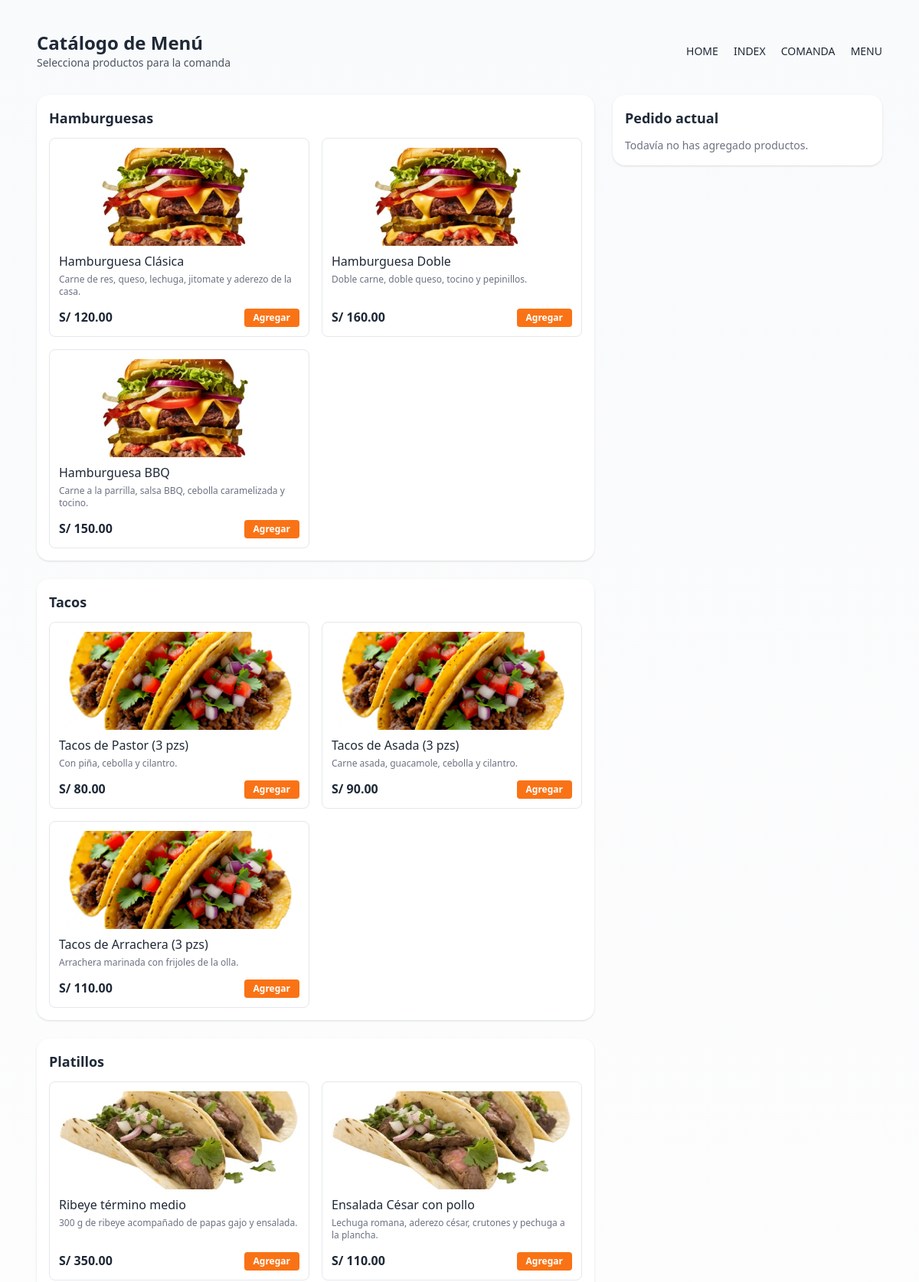
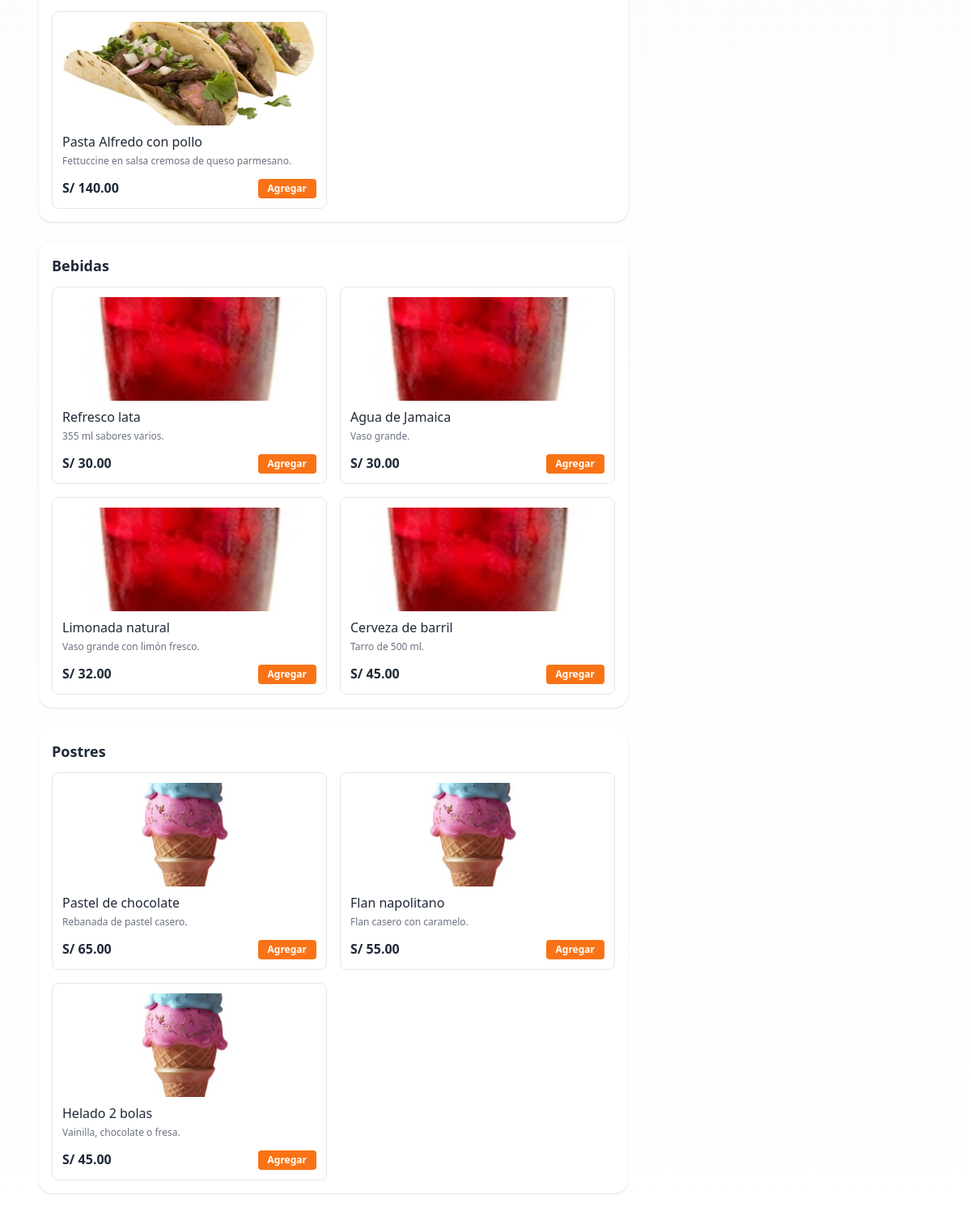
The app's page /menu/ with its own data (2 pictures, top to bottom).
### admin_core_test/models.py (models this page shows, shortened)
class Categoria(models.Model):
    nombre = models.CharField(max_length=100)

class Producto(models.Model):
    categoria = models.ForeignKey(Categoria, on_delete=models.CASCADE, related_name='productos')
    nombre = models.CharField(max_length=150)
    descripcion = models.TextField(blank=True)
    precio = models.DecimalField(max_digits=8, decimal_places=2)

### admin_core_test/views.py (the view)
# urls.py: path('menu/', views.menu, name='menu'),
def menu(request):
    categorias = Categoria.objects.prefetch_related('productos').all()
    cart = _get_cart(request)
    contexto = {
        'categorias': categorias,
        'cart': cart,
    }
    return render(request, 'menu.html', contexto)

### admin_core_test/views.py (called while the page is built)
def _get_cart(request):
    cart = request.session.get('cart', {})
    return cart

### templates/menu.html (shortened to what this page needs)
<!doctype html>
<html lang="es">
<head>
  <script src="https://cdn.tailwindcss.com"></script>
</head>
{% load static %}
<body class="bg-gradient-to-b from-gray-50 to-white text-gray-800 antialiased">
  <div class="max-w-6xl mx-auto px-6 py-10">
    <header class="flex items-center justify-between mb-8">
      <div>
        <h1 class="text-2xl font-extrabold">Catálogo de Menú</h1>
        <p class="text-sm text-gray-600">Selecciona productos para la comanda</p>
      </div>
      <nav class="space-x-4">
        <a href="{% url 'home' %}" class="text-sm font-medium hover:underline">HOME</a>
        <a href="{% url 'index' %}" class="text-sm font-medium hover:underline">INDEX</a>
        <a href="{% url 'comandas' %}" class="text-sm font-medium hover:underline">COMANDA</a>
        <a href="{% url 'menu' %}" class="text-sm font-medium hover:underline">MENU</a>
      </nav>
    </header>
    <main class="grid grid-cols-1 md:grid-cols-3 gap-6">
      <section class="md:col-span-2 space-y-6">
        {% for categoria in categorias %}
        <div class="bg-white rounded-2xl p-4 shadow">
          <h2 class="text-lg font-semibold mb-3">{{ categoria.nombre }}</h2>
          <div class="grid grid-cols-1 md:grid-cols-2 gap-4">
            {% for producto in categoria.productos.all %}
            <div class="border rounded-lg p-3 flex flex-col justify-between">
              <div>
                {% with cat=categoria.nombre|lower %}
                  {% if cat == "hamburguesas" %}
                    <img src="{% static 'img/HambrugerDoble.jpeg' %}" alt="Hamburguesas"
                         class="w-full h-32 object-cover rounded mb-2">
                  {% elif cat == "tacos" %}
                    <img src="{% static 'img/TacoAsada.jpeg' %}" alt="Tacos"
                         class="w-full h-32 object-cover rounded mb-2">
                  {% elif cat == "platillos" %}
                    <img src="{% static 'img/Arrachera.jpeg' %}" alt="Platillos"
                         class="w-full h-32 object-cover rounded mb-2">
                  {% elif cat == "bebidas" %}
                    <img src="{% static 'img/Jamaica.jpeg' %}" alt="Bebidas"
                         class="w-full h-32 object-cover rounded mb-2">
                  {% elif cat == "postres" %}
                    <img src="{% static 'img/Helado.jpeg' %}" alt="Postres"
                         class="w-full h-32 object-cover rounded mb-2">
                  {% else %}
                    <img src="{% static 'img/Pasta.jpeg' %}" alt="Producto"
                         class="w-full h-32 object-cover rounded mb-2">
                  {% endif %}
                {% endwith %}
                <h3 class="font-medium">{{ producto.nombre }}</h3>
                {% if producto.descripcion %}
                <p class="text-xs text-gray-500 mt-1">{{ producto.descripcion }}</p>
                {% endif %}
              </div>
              <div class="mt-3 flex items-center justify-between">
                <span class="font-semibold">S/ {{ producto.precio }}</span>
                <form action="{% url 'add_to_cart' producto.id %}" method="post">
                  <button class="px-3 py-1 text-xs font-semibold rounded bg-orange-500 text-white">
                    Agregar
                  </button>
                </form>
              </div>
            </div>
            {% empty %}
            <p class="text-sm text-gray-500">No hay productos en esta categoría.</p>
            {% endfor %}
          </div>
        </div>
        {% endfor %}
      </section>
      <aside class="bg-white rounded-2xl p-4 shadow h-fit">
        <h2 class="text-lg font-semibold mb-3">Pedido actual</h2>
        {% if cart %}
          <ul class="text-sm space-y-1">
            {% for pid, data in cart.items %}
              <li class="flex justify-between">
                <span>{{ data.nombre }} x{{ data.cantidad }}</span>
                <span>S/ {{ data.precio|floatformat:2 }}</span>
              </li>
            {% endfor %}
          </ul>
          <div class="mt-4 flex justify-between">
            <a href="{% url 'comandas' %}" class="text-xs text-blue-600 hover:underline">Ver detalle</a>
          </div>
        {% else %}
          <p class="text-sm text-gray-500">Todavía no has agregado productos.</p>
        {% endif %}
      </aside>
    </main>
  </div>
</body>
</html>

### records on screen
Categoria: nombre "Hamburguesas"
Producto: nombre "Hamburguesa Clásica", descripcion "Carne de res, queso, lechuga, jitomate y aderezo de la casa.", precio "120.00"
Producto: nombre "Hamburguesa Doble", descripcion "Doble carne, doble queso, tocino y pepinillos.", precio "160.00"
Producto: nombre "Hamburguesa BBQ", descripcion "Carne a la parrilla, salsa BBQ, cebolla caramelizada y tocino.", precio "150.00"
Categoria: nombre "Tacos"
Producto: nombre "Tacos de Pastor (3 pzs)", descripcion "Con piña, cebolla y cilantro.", precio "80.00"
Producto: nombre "Tacos de Asada (3 pzs)", descripcion "Carne asada, guacamole, cebolla y cilantro.", precio "90.00"
Producto: nombre "Tacos de Arrachera (3 pzs)", descripcion "Arrachera marinada con frijoles de la olla.", precio "110.00"
Categoria: nombre "Platillos"
Producto: nombre "Ribeye término medio", descripcion "300 g de ribeye acompañado de papas gajo y ensalada.", precio "350.00"
Producto: nombre "Ensalada César con pollo", descripcion "Lechuga romana, aderezo césar, crutones y pechuga a la plancha.", precio "110.00"
Producto: nombre "Pasta Alfredo con pollo", descripcion "Fettuccine en salsa cremosa de queso parmesano.", precio "140.00"
Categoria: nombre "Bebidas"
Producto: nombre "Refresco lata", descripcion "355 ml sabores varios.", precio "30.00"
Producto: nombre "Agua de Jamaica", descripcion "Vaso grande.", precio "30.00"
Producto: nombre "Limonada natural", descripcion "Vaso grande con limón fresco.", precio "32.00"
Producto: nombre "Cerveza de barril", descripcion "Tarro de 500 ml.", precio "45.00"
Categoria: nombre "Postres"
Producto: nombre "Pastel de chocolate", descripcion "Rebanada de pastel casero.", precio "65.00"
Producto: nombre "Flan napolitano", descripcion "Flan casero con caramelo.", precio "55.00"
Producto: nombre "Helado 2 bolas", descripcion "Vainilla, chocolate o fresa.", precio "45.00"
